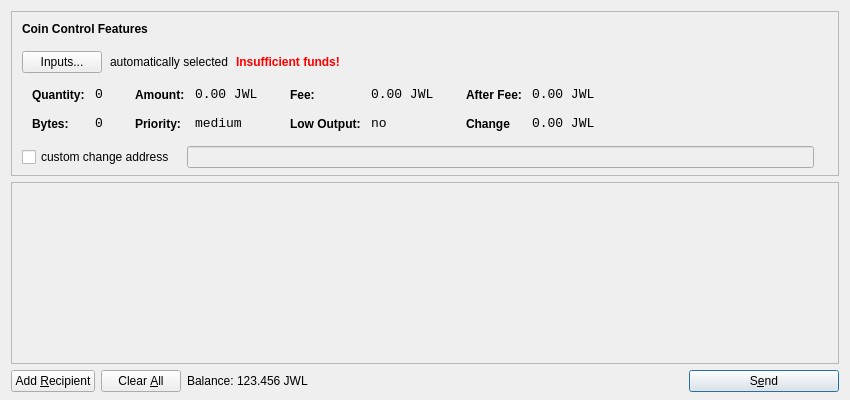
<?xml version="1.0" encoding="UTF-8"?>
<ui version="4.0">
 <class>SendCoinsDialog</class>
 <widget class="QDialog" name="SendCoinsDialog">
  <property name="geometry">
   <rect>
    <x>0</x>
    <y>0</y>
    <width>850</width>
    <height>400</height>
   </rect>
  </property>
  <property name="windowTitle">
   <string>Send Coins</string>
  </property>
  <layout class="QVBoxLayout" name="verticalLayout" stretch="0,1,0">
   <property name="bottomMargin">
    <number>8</number>
   </property>
   <item>
    <widget class="QFrame" name="frameCoinControl">
     <property name="sizePolicy">
      <sizepolicy hsizetype="Expanding" vsizetype="Expanding">
       <horstretch>0</horstretch>
       <verstretch>0</verstretch>
      </sizepolicy>
     </property>
     <property name="maximumSize">
      <size>
       <width>16777215</width>
       <height>16777215</height>
      </size>
     </property>
     <property name="frameShape">
      <enum>QFrame::StyledPanel</enum>
     </property>
     <property name="frameShadow">
      <enum>QFrame::Sunken</enum>
     </property>
     <layout class="QVBoxLayout" name="verticalLayoutCoinControl2">
      <property name="spacing">
       <number>-1</number>
      </property>
      <property name="leftMargin">
       <number>0</number>
      </property>
      <property name="topMargin">
       <number>0</number>
      </property>
      <property name="rightMargin">
       <number>0</number>
      </property>
      <property name="bottomMargin">
       <number>6</number>
      </property>
      <item>
       <layout class="QVBoxLayout" name="verticalLayoutCoinControl" stretch="0,0,0,0,1">
        <property name="spacing">
         <number>0</number>
        </property>
        <property name="leftMargin">
         <number>10</number>
        </property>
        <property name="topMargin">
         <number>10</number>
        </property>
        <item>
         <layout class="QHBoxLayout" name="horizontalLayoutCoinControl1">
          <property name="bottomMargin">
           <number>15</number>
          </property>
          <item>
           <widget class="QLabel" name="labelCoinControlFeatures">
            <property name="sizePolicy">
             <sizepolicy hsizetype="Preferred" vsizetype="Maximum">
              <horstretch>0</horstretch>
              <verstretch>0</verstretch>
             </sizepolicy>
            </property>
            <property name="font">
             <font>
              <weight>75</weight>
              <bold>true</bold>
             </font>
            </property>
            <property name="styleSheet">
             <string notr="true">font-weight:bold;</string>
            </property>
            <property name="text">
             <string>Coin Control Features</string>
            </property>
           </widget>
          </item>
         </layout>
        </item>
        <item>
         <layout class="QHBoxLayout" name="horizontalLayoutCoinControl2" stretch="0,0,0,0">
          <property name="spacing">
           <number>8</number>
          </property>
          <property name="bottomMargin">
           <number>10</number>
          </property>
          <item>
           <widget class="QPushButton" name="pushButtonCoinControl">
            <property name="styleSheet">
             <string notr="true"/>
            </property>
            <property name="text">
             <string>Inputs...</string>
            </property>
           </widget>
          </item>
          <item>
           <widget class="QLabel" name="labelCoinControlAutomaticallySelected">
            <property name="text">
             <string>automatically selected</string>
            </property>
            <property name="margin">
             <number>5</number>
            </property>
           </widget>
          </item>
          <item>
           <widget class="QLabel" name="labelCoinControlInsuffFunds">
            <property name="font">
             <font>
              <weight>75</weight>
              <bold>true</bold>
             </font>
            </property>
            <property name="styleSheet">
             <string notr="true">color:red;font-weight:bold;</string>
            </property>
            <property name="text">
             <string>Insufficient funds!</string>
            </property>
            <property name="margin">
             <number>5</number>
            </property>
           </widget>
          </item>
          <item>
           <spacer name="horizontalSpacerCoinControl">
            <property name="orientation">
             <enum>Qt::Horizontal</enum>
            </property>
            <property name="sizeHint" stdset="0">
             <size>
              <width>40</width>
              <height>1</height>
             </size>
            </property>
           </spacer>
          </item>
         </layout>
        </item>
        <item>
         <widget class="QWidget" name="widgetCoinControl" native="true">
          <property name="sizePolicy">
           <sizepolicy hsizetype="Preferred" vsizetype="Preferred">
            <horstretch>0</horstretch>
            <verstretch>0</verstretch>
           </sizepolicy>
          </property>
          <property name="minimumSize">
           <size>
            <width>0</width>
            <height>0</height>
           </size>
          </property>
          <property name="styleSheet">
           <string notr="true"/>
          </property>
          <layout class="QHBoxLayout" name="horizontalLayoutCoinControl5">
           <property name="margin">
            <number>0</number>
           </property>
           <item>
            <layout class="QHBoxLayout" name="horizontalLayoutCoinControl3" stretch="0,0,0,1">
             <property name="spacing">
              <number>20</number>
             </property>
             <property name="topMargin">
              <number>0</number>
             </property>
             <property name="bottomMargin">
              <number>10</number>
             </property>
             <item>
              <layout class="QFormLayout" name="formLayoutCoinControl1">
               <property name="horizontalSpacing">
                <number>10</number>
               </property>
               <property name="verticalSpacing">
                <number>14</number>
               </property>
               <property name="leftMargin">
                <number>10</number>
               </property>
               <property name="topMargin">
                <number>4</number>
               </property>
               <property name="rightMargin">
                <number>6</number>
               </property>
               <item row="0" column="0">
                <widget class="QLabel" name="labelCoinControlQuantityText">
                 <property name="styleSheet">
                  <string notr="true">font-weight:bold;</string>
                 </property>
                 <property name="text">
                  <string>Quantity:</string>
                 </property>
                 <property name="margin">
                  <number>0</number>
                 </property>
                </widget>
               </item>
               <item row="0" column="1">
                <widget class="QLabel" name="labelCoinControlQuantity">
                 <property name="font">
                  <font>
                   <family>Monospace</family>
                   <pointsize>10</pointsize>
                  </font>
                 </property>
                 <property name="cursor">
                  <cursorShape>IBeamCursor</cursorShape>
                 </property>
                 <property name="contextMenuPolicy">
                  <enum>Qt::ActionsContextMenu</enum>
                 </property>
                 <property name="text">
                  <string>0</string>
                 </property>
                 <property name="margin">
                  <number>0</number>
                 </property>
                 <property name="textInteractionFlags">
                  <set>Qt::LinksAccessibleByMouse|Qt::TextSelectableByKeyboard|Qt::TextSelectableByMouse</set>
                 </property>
                </widget>
               </item>
               <item row="1" column="0">
                <widget class="QLabel" name="labelCoinControlBytesText">
                 <property name="styleSheet">
                  <string notr="true">font-weight:bold;</string>
                 </property>
                 <property name="text">
                  <string>Bytes:</string>
                 </property>
                </widget>
               </item>
               <item row="1" column="1">
                <widget class="QLabel" name="labelCoinControlBytes">
                 <property name="font">
                  <font>
                   <family>Monospace</family>
                   <pointsize>10</pointsize>
                  </font>
                 </property>
                 <property name="cursor">
                  <cursorShape>IBeamCursor</cursorShape>
                 </property>
                 <property name="contextMenuPolicy">
                  <enum>Qt::ActionsContextMenu</enum>
                 </property>
                 <property name="text">
                  <string>0</string>
                 </property>
                 <property name="textInteractionFlags">
                  <set>Qt::LinksAccessibleByMouse|Qt::TextSelectableByKeyboard|Qt::TextSelectableByMouse</set>
                 </property>
                </widget>
               </item>
              </layout>
             </item>
             <item>
              <layout class="QFormLayout" name="formLayoutCoinControl2">
               <property name="horizontalSpacing">
                <number>10</number>
               </property>
               <property name="verticalSpacing">
                <number>14</number>
               </property>
               <property name="leftMargin">
                <number>6</number>
               </property>
               <property name="topMargin">
                <number>4</number>
               </property>
               <property name="rightMargin">
                <number>6</number>
               </property>
               <item row="0" column="0">
                <widget class="QLabel" name="labelCoinControlAmountText">
                 <property name="styleSheet">
                  <string notr="true">font-weight:bold;</string>
                 </property>
                 <property name="text">
                  <string>Amount:</string>
                 </property>
                 <property name="margin">
                  <number>0</number>
                 </property>
                </widget>
               </item>
               <item row="0" column="1">
                <widget class="QLabel" name="labelCoinControlAmount">
                 <property name="font">
                  <font>
                   <family>Monospace</family>
                   <pointsize>10</pointsize>
                  </font>
                 </property>
                 <property name="cursor">
                  <cursorShape>IBeamCursor</cursorShape>
                 </property>
                 <property name="contextMenuPolicy">
                  <enum>Qt::ActionsContextMenu</enum>
                 </property>
                 <property name="text">
                  <string notr="true">0.00 JWL</string>
                 </property>
                 <property name="textInteractionFlags">
                  <set>Qt::LinksAccessibleByMouse|Qt::TextSelectableByKeyboard|Qt::TextSelectableByMouse</set>
                 </property>
                </widget>
               </item>
               <item row="1" column="0">
                <widget class="QLabel" name="labelCoinControlPriorityText">
                 <property name="styleSheet">
                  <string notr="true">font-weight:bold;</string>
                 </property>
                 <property name="text">
                  <string>Priority:</string>
                 </property>
                </widget>
               </item>
               <item row="1" column="1">
                <widget class="QLabel" name="labelCoinControlPriority">
                 <property name="font">
                  <font>
                   <family>Monospace</family>
                   <pointsize>10</pointsize>
                  </font>
                 </property>
                 <property name="cursor">
                  <cursorShape>IBeamCursor</cursorShape>
                 </property>
                 <property name="contextMenuPolicy">
                  <enum>Qt::ActionsContextMenu</enum>
                 </property>
                 <property name="text">
                  <string>medium</string>
                 </property>
                 <property name="textInteractionFlags">
                  <set>Qt::LinksAccessibleByMouse|Qt::TextSelectableByKeyboard|Qt::TextSelectableByMouse</set>
                 </property>
                </widget>
               </item>
              </layout>
             </item>
             <item>
              <layout class="QFormLayout" name="formLayoutCoinControl3">
               <property name="horizontalSpacing">
                <number>10</number>
               </property>
               <property name="verticalSpacing">
                <number>14</number>
               </property>
               <property name="leftMargin">
                <number>6</number>
               </property>
               <property name="topMargin">
                <number>4</number>
               </property>
               <property name="rightMargin">
                <number>6</number>
               </property>
               <item row="0" column="0">
                <widget class="QLabel" name="labelCoinControlFeeText">
                 <property name="styleSheet">
                  <string notr="true">font-weight:bold;</string>
                 </property>
                 <property name="text">
                  <string>Fee:</string>
                 </property>
                 <property name="margin">
                  <number>0</number>
                 </property>
                </widget>
               </item>
               <item row="0" column="1">
                <widget class="QLabel" name="labelCoinControlFee">
                 <property name="font">
                  <font>
                   <family>Monospace</family>
                   <pointsize>10</pointsize>
                  </font>
                 </property>
                 <property name="cursor">
                  <cursorShape>IBeamCursor</cursorShape>
                 </property>
                 <property name="contextMenuPolicy">
                  <enum>Qt::ActionsContextMenu</enum>
                 </property>
                 <property name="text">
                  <string notr="true">0.00 JWL</string>
                 </property>
                 <property name="textInteractionFlags">
                  <set>Qt::LinksAccessibleByMouse|Qt::TextSelectableByKeyboard|Qt::TextSelectableByMouse</set>
                 </property>
                </widget>
               </item>
               <item row="1" column="0">
                <widget class="QLabel" name="labelCoinControlLowOutputText">
                 <property name="styleSheet">
                  <string notr="true">font-weight:bold;</string>
                 </property>
                 <property name="text">
                  <string>Low Output:</string>
                 </property>
                </widget>
               </item>
               <item row="1" column="1">
                <widget class="QLabel" name="labelCoinControlLowOutput">
                 <property name="font">
                  <font>
                   <family>Monospace</family>
                   <pointsize>10</pointsize>
                  </font>
                 </property>
                 <property name="cursor">
                  <cursorShape>IBeamCursor</cursorShape>
                 </property>
                 <property name="contextMenuPolicy">
                  <enum>Qt::ActionsContextMenu</enum>
                 </property>
                 <property name="text">
                  <string>no</string>
                 </property>
                 <property name="textInteractionFlags">
                  <set>Qt::LinksAccessibleByMouse|Qt::TextSelectableByKeyboard|Qt::TextSelectableByMouse</set>
                 </property>
                </widget>
               </item>
              </layout>
             </item>
             <item>
              <layout class="QFormLayout" name="formLayoutCoinControl4">
               <property name="horizontalSpacing">
                <number>10</number>
               </property>
               <property name="verticalSpacing">
                <number>14</number>
               </property>
               <property name="leftMargin">
                <number>6</number>
               </property>
               <property name="topMargin">
                <number>4</number>
               </property>
               <property name="rightMargin">
                <number>6</number>
               </property>
               <item row="0" column="0">
                <widget class="QLabel" name="labelCoinControlAfterFeeText">
                 <property name="styleSheet">
                  <string notr="true">font-weight:bold;</string>
                 </property>
                 <property name="text">
                  <string>After Fee:</string>
                 </property>
                 <property name="margin">
                  <number>0</number>
                 </property>
                </widget>
               </item>
               <item row="0" column="1">
                <widget class="QLabel" name="labelCoinControlAfterFee">
                 <property name="font">
                  <font>
                   <family>Monospace</family>
                   <pointsize>10</pointsize>
                  </font>
                 </property>
                 <property name="cursor">
                  <cursorShape>IBeamCursor</cursorShape>
                 </property>
                 <property name="contextMenuPolicy">
                  <enum>Qt::ActionsContextMenu</enum>
                 </property>
                 <property name="text">
                  <string notr="true">0.00 JWL</string>
                 </property>
                 <property name="textInteractionFlags">
                  <set>Qt::LinksAccessibleByMouse|Qt::TextSelectableByKeyboard|Qt::TextSelectableByMouse</set>
                 </property>
                </widget>
               </item>
               <item row="1" column="0">
                <widget class="QLabel" name="labelCoinControlChangeText">
                 <property name="styleSheet">
                  <string notr="true">font-weight:bold;</string>
                 </property>
                 <property name="text">
                  <string>Change</string>
                 </property>
                </widget>
               </item>
               <item row="1" column="1">
                <widget class="QLabel" name="labelCoinControlChange">
                 <property name="font">
                  <font>
                   <family>Monospace</family>
                   <pointsize>10</pointsize>
                  </font>
                 </property>
                 <property name="cursor">
                  <cursorShape>IBeamCursor</cursorShape>
                 </property>
                 <property name="contextMenuPolicy">
                  <enum>Qt::ActionsContextMenu</enum>
                 </property>
                 <property name="text">
                  <string notr="true">0.00 JWL</string>
                 </property>
                 <property name="textInteractionFlags">
                  <set>Qt::LinksAccessibleByMouse|Qt::TextSelectableByKeyboard|Qt::TextSelectableByMouse</set>
                 </property>
                </widget>
               </item>
              </layout>
             </item>
            </layout>
           </item>
          </layout>
         </widget>
        </item>
        <item>
         <layout class="QHBoxLayout" name="horizontalLayoutCoinControl4" stretch="0,0,0">
          <property name="spacing">
           <number>12</number>
          </property>
          <property name="sizeConstraint">
           <enum>QLayout::SetDefaultConstraint</enum>
          </property>
          <property name="topMargin">
           <number>5</number>
          </property>
          <property name="rightMargin">
           <number>5</number>
          </property>
          <item>
           <widget class="QCheckBox" name="checkBoxCoinControlChange">
            <property name="text">
             <string>custom change address</string>
            </property>
           </widget>
          </item>
          <item>
           <widget class="QLineEdit" name="lineEditCoinControlChange">
            <property name="enabled">
             <bool>false</bool>
            </property>
            <property name="sizePolicy">
             <sizepolicy hsizetype="Expanding" vsizetype="Fixed">
              <horstretch>0</horstretch>
              <verstretch>0</verstretch>
             </sizepolicy>
            </property>
           </widget>
          </item>
          <item>
           <widget class="QLabel" name="labelCoinControlChangeLabel">
            <property name="sizePolicy">
             <sizepolicy hsizetype="Preferred" vsizetype="Expanding">
              <horstretch>0</horstretch>
              <verstretch>0</verstretch>
             </sizepolicy>
            </property>
            <property name="minimumSize">
             <size>
              <width>0</width>
              <height>0</height>
             </size>
            </property>
            <property name="text">
             <string/>
            </property>
            <property name="margin">
             <number>3</number>
            </property>
           </widget>
          </item>
         </layout>
        </item>
        <item>
         <spacer name="verticalSpacerCoinControl">
          <property name="orientation">
           <enum>Qt::Vertical</enum>
          </property>
          <property name="sizeHint" stdset="0">
           <size>
            <width>800</width>
            <height>1</height>
           </size>
          </property>
         </spacer>
        </item>
       </layout>
      </item>
     </layout>
    </widget>
   </item>
   <item>
    <widget class="QScrollArea" name="scrollArea">
     <property name="widgetResizable">
      <bool>true</bool>
     </property>
     <widget class="QWidget" name="scrollAreaWidgetContents">
      <property name="geometry">
       <rect>
        <x>0</x>
        <y>0</y>
        <width>830</width>
        <height>165</height>
       </rect>
      </property>
      <layout class="QVBoxLayout" name="verticalLayout_2">
       <property name="margin">
        <number>0</number>
       </property>
       <item>
        <layout class="QVBoxLayout" name="entries">
         <property name="spacing">
          <number>6</number>
         </property>
        </layout>
       </item>
       <item>
        <spacer name="verticalSpacer">
         <property name="orientation">
          <enum>Qt::Vertical</enum>
         </property>
         <property name="sizeHint" stdset="0">
          <size>
           <width>20</width>
           <height>40</height>
          </size>
         </property>
        </spacer>
       </item>
      </layout>
     </widget>
    </widget>
   </item>
   <item>
    <layout class="QHBoxLayout" name="horizontalLayout">
     <item>
      <widget class="QPushButton" name="addButton">
       <property name="toolTip">
        <string>Send to multiple recipients at once</string>
       </property>
       <property name="text">
        <string>Add &amp;Recipient</string>
       </property>
       <property name="autoDefault">
        <bool>false</bool>
       </property>
      </widget>
     </item>
     <item>
      <widget class="QPushButton" name="clearButton">
       <property name="sizePolicy">
        <sizepolicy hsizetype="Minimum" vsizetype="Fixed">
         <horstretch>0</horstretch>
         <verstretch>0</verstretch>
        </sizepolicy>
       </property>
       <property name="toolTip">
        <string>Remove all transaction fields</string>
       </property>
       <property name="text">
        <string>Clear &amp;All</string>
       </property>
       <property name="autoRepeatDelay">
        <number>300</number>
       </property>
       <property name="autoDefault">
        <bool>false</bool>
       </property>
      </widget>
     </item>
     <item>
      <layout class="QHBoxLayout" name="horizontalLayout_2">
       <property name="spacing">
        <number>3</number>
       </property>
       <item>
        <widget class="QLabel" name="label">
         <property name="sizePolicy">
          <sizepolicy hsizetype="Preferred" vsizetype="Fixed">
           <horstretch>0</horstretch>
           <verstretch>0</verstretch>
          </sizepolicy>
         </property>
         <property name="text">
          <string>Balance:</string>
         </property>
        </widget>
       </item>
       <item>
        <widget class="QLabel" name="labelBalance">
         <property name="sizePolicy">
          <sizepolicy hsizetype="Preferred" vsizetype="Fixed">
           <horstretch>0</horstretch>
           <verstretch>0</verstretch>
          </sizepolicy>
         </property>
         <property name="cursor">
          <cursorShape>IBeamCursor</cursorShape>
         </property>
         <property name="text">
          <string notr="true">123.456 JWL</string>
         </property>
         <property name="textInteractionFlags">
          <set>Qt::LinksAccessibleByMouse|Qt::TextSelectableByKeyboard|Qt::TextSelectableByMouse</set>
         </property>
        </widget>
       </item>
      </layout>
     </item>
     <item>
      <spacer name="horizontalSpacer">
       <property name="orientation">
        <enum>Qt::Horizontal</enum>
       </property>
       <property name="sizeHint" stdset="0">
        <size>
         <width>40</width>
         <height>20</height>
        </size>
       </property>
      </spacer>
     </item>
     <item>
      <widget class="QPushButton" name="sendButton">
       <property name="minimumSize">
        <size>
         <width>150</width>
         <height>0</height>
        </size>
       </property>
       <property name="toolTip">
        <string>Confirm the send action</string>
       </property>
       <property name="text">
        <string>S&amp;end</string>
       </property>
       <property name="icon">
        <iconset resource="../bitcoin.qrc">
         <normaloff>:/icons/send</normaloff>:/icons/send</iconset>
       </property>
       <property name="default">
        <bool>true</bool>
       </property>
      </widget>
     </item>
    </layout>
   </item>
  </layout>
 </widget>
 <resources>
  <include location="../bitcoin.qrc"/>
 </resources>
 <connections/>
</ui>
